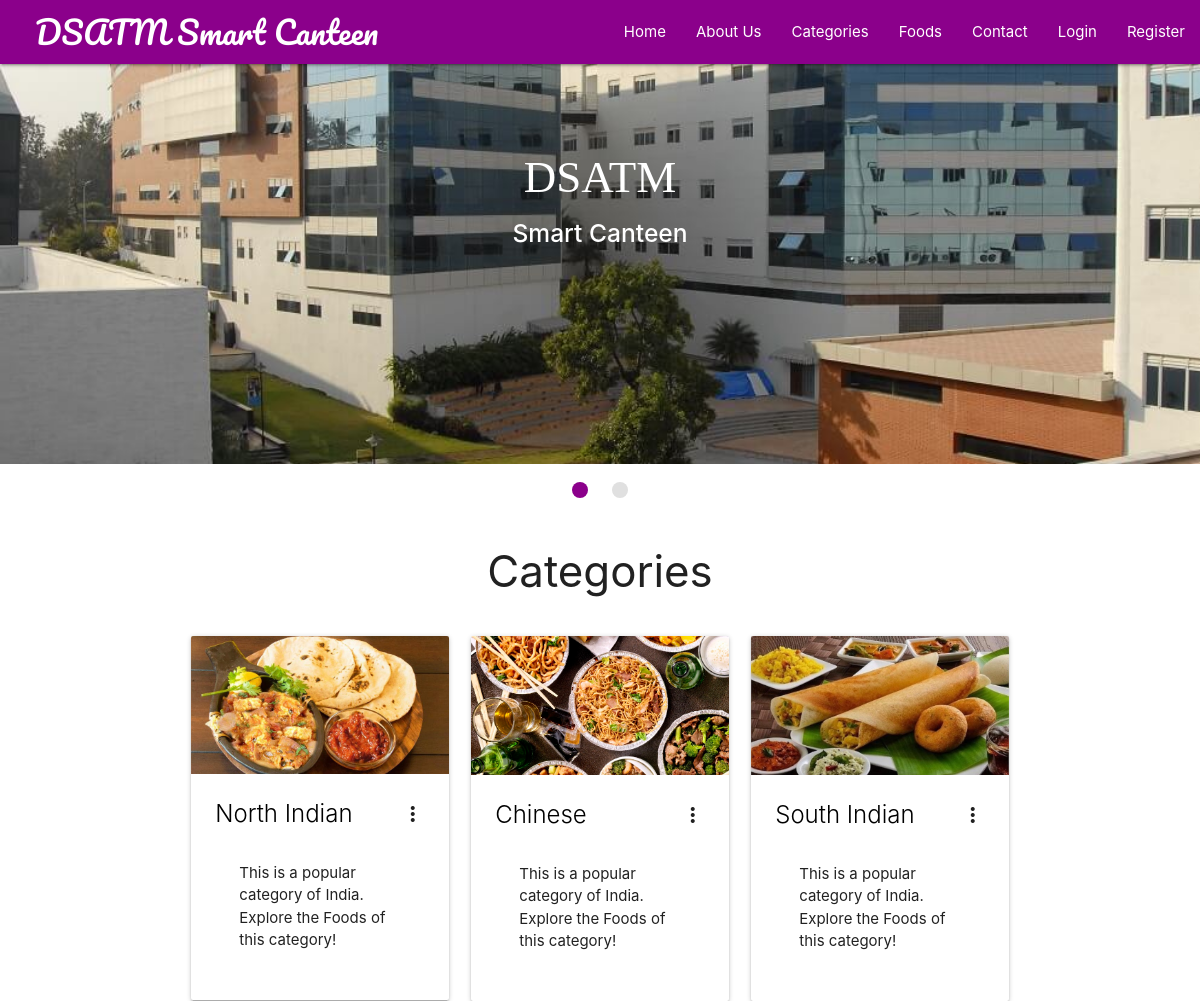
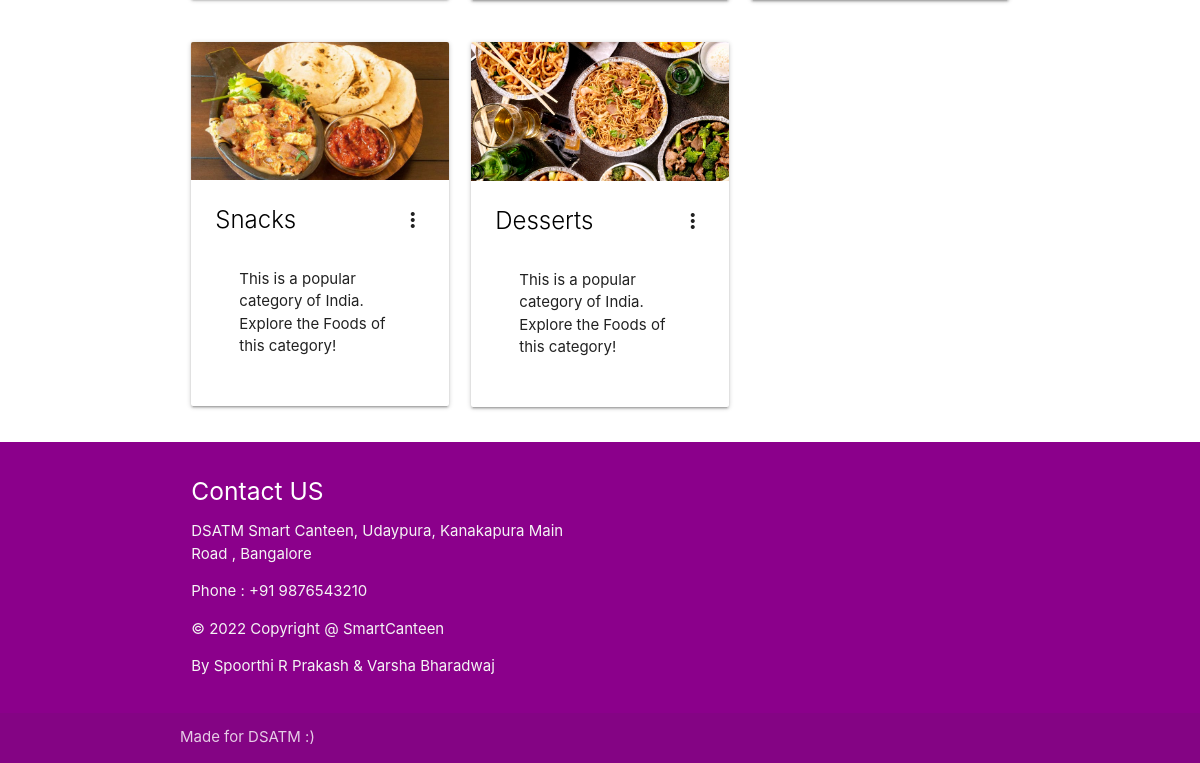
Screenshot of /food-categories.php with the database file from the repository (2 pictures, top to bottom).
### tables this page shows
CREATE TABLE `categories` (
  `id` int(11) NOT NULL,
  `name` varchar(250) NOT NULL,
  `short_desc` varchar(250) NOT NULL,
  `long_desc` varchar(500) NOT NULL
);

### chunks/categories.php (the view, shortened to what this page needs)
<?php
require('backends/connection-pdo.php');
$sql = 'SELECT * FROM categories';
$query  = $pdoconn->prepare($sql);
$query->execute();
$arr_all = $query->fetchAll(PDO::FETCH_ASSOC);
?>
<section class="fcategories">
	<div class="container">
		<div class="section white center">
			<h3 class="header">Categories</h3>
		</div>
<?php if (count($arr_all) == 0) {
	echo '<div class="section gray center" style="border: 1px solid black; border-radius: 5px;">
			<p class="header">Sorry No Categories to Display!</p>
		</div>';
} else {  ?>
<?php for ($i=1; $i <= count($arr_all); ) { ?>
		<div class="row">
			<?php for ($j=1; $j <= 3; $j++) { ?>
				<?php if ($i+$j-2 == count($arr_all)) {
					break;
				}  ?>
			<div class="col s12 m4">
				<div class="card">
				    <div class="card-image waves-effect waves-block waves-light">
				      <img class="activator" src="images/bannerr<?php echo $j; ?>.jpg">
				    </div>
				    <div class="card-content">
				      <span class="card-title activator grey-text text-darken-4"><a class="black-text" href="foods.php?id=<?php echo $arr_all[$i+$j-2]['id']; ?>"><?php echo $arr_all[$i+$j-2]['name']; ?></a><i class="material-icons right">more_vert</i></span>
				      <div class="card-content">
			          <p>This is a popular category of India. Explore the Foods of this category!</p>
			        </div>
				    </div>
				  </div>
			</div>
			<?php } ?>
			<?php $i = $i + 3; ?>
		</div>
		<?php
				}
			}
			 ?>
	</div>
</section>

### food-categories.php (shortened to what this page needs)
<!DOCTYPE html>
<html lang="en">
<head>
	<link rel="stylesheet" href="https://cdnjs.cloudflare.com/ajax/libs/materialize/1.0.0/css/materialize.min.css">
	<link rel="stylesheet" href="css/style.css">
</head>
<body>
	<?php require('chunks/navbar.php'); ?>
	<?php require('chunks/banner-slider.php'); ?>
	<?php require('chunks/categories.php'); ?>
	<?php require('chunks/footer.php'); ?>
</body>
</html>

### chunks/navbar.php (shortened to what this page needs)
<section class="fnavbar">
		<div class="navbar-fixed">
		<nav>
		    <div class="nav-wrapper">
		      <a href="#" class="brand-logo">DSATM Smart Canteen</a>
		      <ul class="right hide-on-med-and-down">
		        <li><a href="/smart_canteen" class="hvr-grow">Home</a></li>
		        <li><a href="/smart_canteen/about-smart-canteen.php" class="hvr-grow">About Us</a></li>
		        <li><a href="food-categories.php" class="hvr-grow">Categories</a></li>
		        <li><a href="foods.php" class="hvr-grow">Foods</a></li>
		        <li><a href="#" class="hvr-grow" onclick="toggleModal('Contact Info', 'You can contact us using the number +91 9876543210. ');">Contact</a></li>
		        <?php
		        	if (isset($_SESSION['user'])) {
		        		echo '<li><a href="#" class="hvr-grow">Hi, '.$_SESSION['user'].'</a></li>
		        		<li><a href="logout.php" class="hvr-grow">Logout</a></li>';
		        	} else {
		        		echo '<li><a href="#" class="hvr-grow modal-trigger" data-target="modal1">Login</a></li>
		        		<li><a href="#" class="hvr-grow modal-trigger" data-target="modal2">Register</a></li>';
		        	}
		        ?>
		      </ul>
		    </div>
		  </nav>
		</div>
	</section>

### chunks/banner-slider.php (shortened to what this page needs)
<section class="fslider">
		<div class="slider">
			<ul class="slides">
		    <li>
		    	<img src="images/banner10.jpg">
		    	<div class="caption center-align MidnightBlue-text">
		        <h3 style="font-size: 3rem !important;font-color:#00FFFF;font-style: bold !important; font-family: 'Bree Serif', serif;">DSATM</h3>
		        <h5 class="MidnightBlue-text text-lighten-3"><strong>Smart Canteen</strong></h5>
		      </div>
		    </li>
		    </ul>
	  </div>
	</section>

### chunks/footer.php
<section class="ffooter">
    <footer class="page-footer">
          <div class="container">
            <div class="row">
              <div class="col l6 s12">
                <h5 class="white-text">Contact US</h5>
                <p class="grey-text text-lighten-4">DSATM Smart Canteen, Udaypura, Kanakapura Main Road , Bangalore</p>
                <p class="grey-text text-lighten-4">Phone : +91 9876543210</p>
                 <p class="grey-text text-lighten-4"> © 2022 Copyright @ SmartCanteen</p>
                   <p class="grey-text text-lighten-4">By Spoorthi R Prakash & Varsha Bharadwaj
</p>
              </div>
              <div class="col l4 offset-l2 s12">
              </div>
            </div>
          </div>
          <div class="footer-copyright">
            <div class="container">
            Made for DSATM :)
            </div>
          </div>
        </footer>
  </section>

### css/style.css (style rules this page uses)
.nav-wrapper > a { text-decoration: none; font-family: 'Pacifico', cursive; background-color:#8B008B; }
div.nav-wrapper { background-color:#8B008B; }
.page-footer { background-color:#8B008B; }
.hvr-grow { text-decoration: none; background-color:#8B008B; }
@media (min-width : 992px) { .nav-wrapper > a { padding-left: 35px; } }

### rows the page displays
categories: name "North Indian"
categories: name "Chinese"
categories: shows a picture, name "South Indian"
categories: name "Snacks"
categories: name "Desserts"
